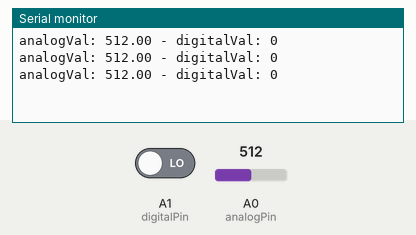
This sketch was run on a simulated Arduino Uno, built with avr-gcc and run on an emulated ATmega328P. Parts: the last lines printed to the serial monitor. The test bench sets the inputs (shaded band); at power-on: A0 (analogPin) = 512, A1 (digitalPin) LOW.

Above: at 1.3 s.
1.4 s: A0 (analogPin) set to 716
At 1.9 s:
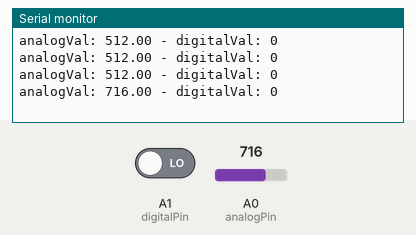
2.9 s: A1 (digitalPin) driven HIGH
At 3.4 s:
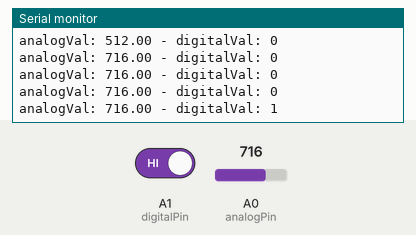
4.4 s: A0 (analogPin) set to 900
At 4.9 s:
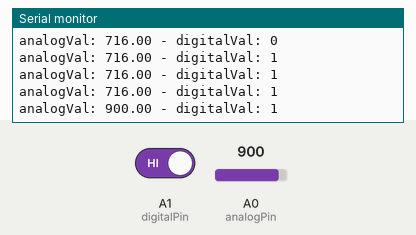
5.9 s: A1 (digitalPin) driven LOW
At 6.4 s:
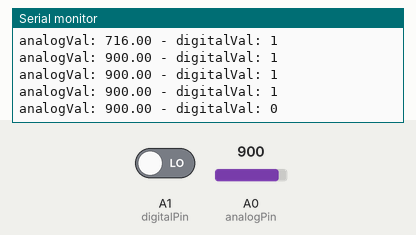
Timing chart, 0 to 8.4 s (numbered marks = the images above; inputs shaded):
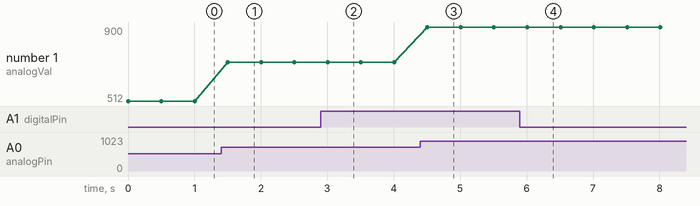

Measured:
- after the input at 1.4 s, the serial monitor: prints a new line after 0.10 s (image 1)
- after the input at 2.9 s, the serial monitor: prints a new line after 0.11 s (image 2)
- after the input at 4.4 s, the serial monitor: prints a new line after 0.11 s (image 3)
- after the input at 5.9 s, the serial monitor: prints a new line after 0.11 s (image 4)
- plotted number 1: 512 → 716 after the input at 1.4 s, 716 → 900 after the input at 4.4 s

The sketch:

ir_test.ino
```cpp
int analogPin = A0;
int digitalPin = A1;

float analogVal = 0.0;
int digitalVal = 0;

void setup() {
  pinMode(analogPin, INPUT);
  pinMode(digitalPin, INPUT);

  Serial.begin(9600);
}

void loop() {
  analogVal = analogRead(analogPin);
  digitalVal = digitalRead(digitalPin);

  Serial.print("analogVal: "); Serial.print(analogVal);
  Serial.print(" - digitalVal: "); Serial.println(digitalVal);

  delay(500);
}
```
